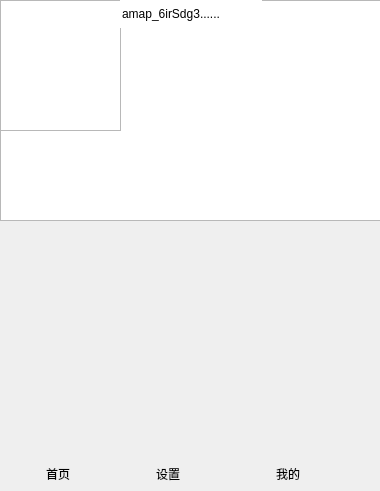
<?xml version="1.0" encoding="UTF-8"?>
<ui version="4.0">
 <class>User</class>
 <widget class="QDialog" name="User">
  <property name="geometry">
   <rect>
    <x>0</x>
    <y>0</y>
    <width>380</width>
    <height>491</height>
   </rect>
  </property>
  <property name="windowTitle">
   <string>Dialog</string>
  </property>
  <widget class="QGraphicsView" name="head">
   <property name="geometry">
    <rect>
     <x>0</x>
     <y>0</y>
     <width>121</width>
     <height>131</height>
    </rect>
   </property>
  </widget>
  <widget class="QLineEdit" name="name">
   <property name="geometry">
    <rect>
     <x>120</x>
     <y>0</y>
     <width>142</width>
     <height>28</height>
    </rect>
   </property>
   <property name="inputMethodHints">
    <set>Qt::ImhNone</set>
   </property>
   <property name="text">
    <string>amap_6irSdg3......</string>
   </property>
   <property name="frame">
    <bool>false</bool>
   </property>
   <property name="readOnly">
    <bool>true</bool>
   </property>
  </widget>
  <widget class="QPushButton" name="help">
   <property name="geometry">
    <rect>
     <x>10</x>
     <y>460</y>
     <width>96</width>
     <height>28</height>
    </rect>
   </property>
   <property name="tabletTracking">
    <bool>false</bool>
   </property>
   <property name="text">
    <string>首页</string>
   </property>
   <property name="icon">
    <iconset>
     <normalon>:/new/prefix1/resource/manue.png</normalon>
    </iconset>
   </property>
   <property name="flat">
    <bool>true</bool>
   </property>
  </widget>
  <widget class="QPushButton" name="setting">
   <property name="geometry">
    <rect>
     <x>120</x>
     <y>460</y>
     <width>96</width>
     <height>28</height>
    </rect>
   </property>
   <property name="text">
    <string>设置</string>
   </property>
   <property name="icon">
    <iconset>
     <normalon>:/new/prefix1/resource/setting.png</normalon>
    </iconset>
   </property>
   <property name="flat">
    <bool>true</bool>
   </property>
  </widget>
  <widget class="QPushButton" name="pushButton_2">
   <property name="geometry">
    <rect>
     <x>240</x>
     <y>460</y>
     <width>96</width>
     <height>28</height>
    </rect>
   </property>
   <property name="text">
    <string>我的</string>
   </property>
   <property name="icon">
    <iconset>
     <normalon>:/new/prefix1/resource/user.png</normalon>
    </iconset>
   </property>
   <property name="autoDefault">
    <bool>true</bool>
   </property>
   <property name="default">
    <bool>false</bool>
   </property>
   <property name="flat">
    <bool>true</bool>
   </property>
  </widget>
  <widget class="QGraphicsView" name="background">
   <property name="geometry">
    <rect>
     <x>0</x>
     <y>0</y>
     <width>381</width>
     <height>221</height>
    </rect>
   </property>
  </widget>
  <zorder>background</zorder>
  <zorder>help</zorder>
  <zorder>setting</zorder>
  <zorder>pushButton_2</zorder>
  <zorder>head</zorder>
  <zorder>name</zorder>
 </widget>
 <resources/>
 <connections/>
</ui>
